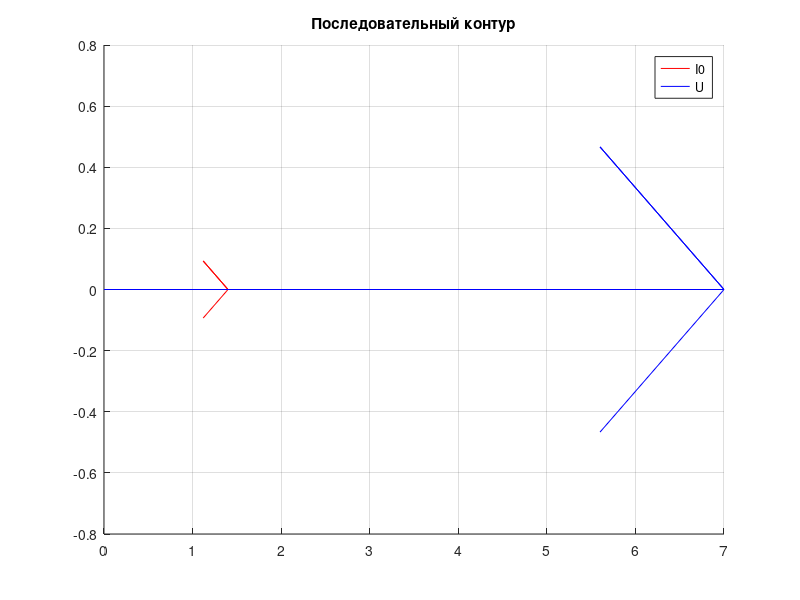
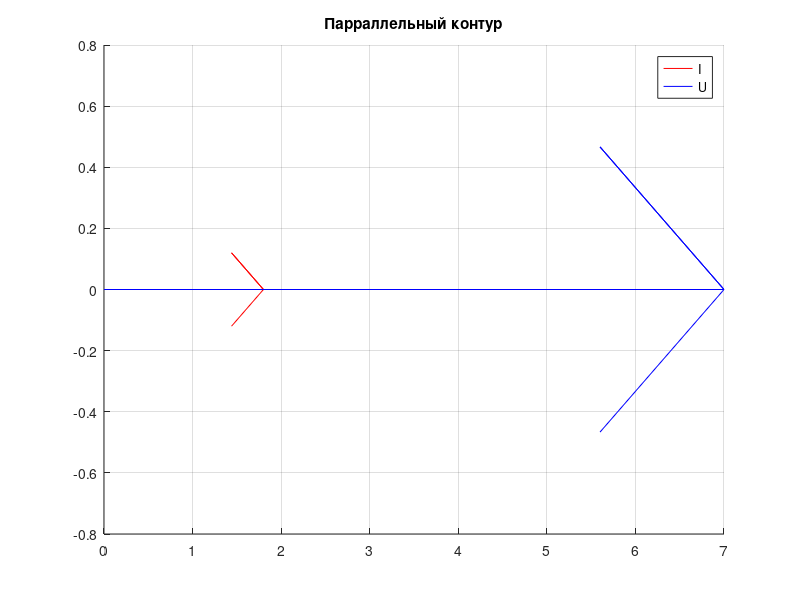

MATLAB code for these plots, in order:
I0 = 1.4;
E = 7;

figure
hold on, grid on;
compass(I0, 'r');
compass(E, 'b');
legend('I0', 'U');
title('Последовательный контур');

I = 0.03;
figure
hold on, grid on;
compass(I*60, 'r');
compass(E, 'b');
legend('I', 'U');
title('Парраллельный контур')
